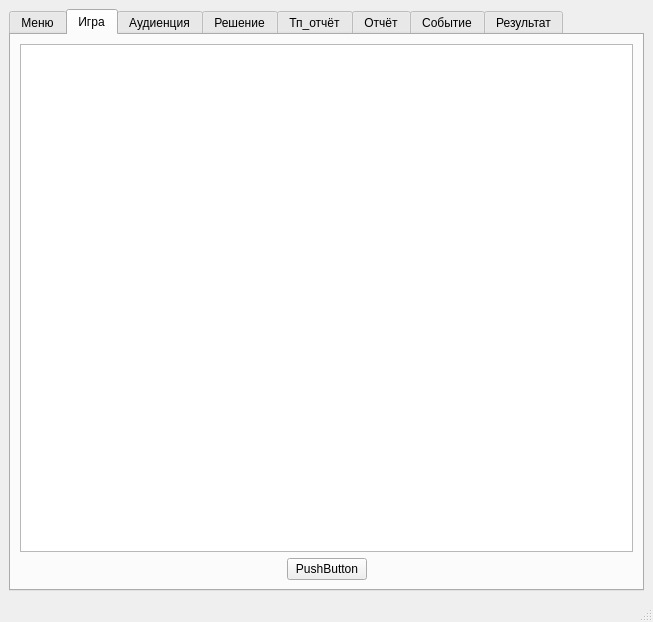
<?xml version="1.0" encoding="UTF-8"?>
<ui version="4.0">
 <class>MainWindow</class>
 <widget class="QMainWindow" name="MainWindow">
  <property name="geometry">
   <rect>
    <x>0</x>
    <y>0</y>
    <width>653</width>
    <height>622</height>
   </rect>
  </property>
  <property name="windowTitle">
   <string>MainWindow</string>
  </property>
  <widget class="QWidget" name="centralwidget">
   <layout class="QGridLayout" name="gridLayout_3">
    <item row="0" column="0">
     <widget class="QTabWidget" name="tabWidget">
      <property name="currentIndex">
       <number>1</number>
      </property>
      <widget class="QWidget" name="tab">
       <attribute name="title">
        <string>Меню</string>
       </attribute>
       <layout class="QGridLayout" name="gridLayout">
        <item row="2" column="2">
         <spacer name="horizontalSpacer_2">
          <property name="orientation">
           <enum>Qt::Horizontal</enum>
          </property>
          <property name="sizeHint" stdset="0">
           <size>
            <width>40</width>
            <height>20</height>
           </size>
          </property>
         </spacer>
        </item>
        <item row="2" column="0">
         <spacer name="horizontalSpacer">
          <property name="orientation">
           <enum>Qt::Horizontal</enum>
          </property>
          <property name="sizeHint" stdset="0">
           <size>
            <width>40</width>
            <height>20</height>
           </size>
          </property>
         </spacer>
        </item>
        <item row="1" column="1">
         <widget class="QPushButton" name="pushButton">
          <property name="text">
           <string>Новая игра</string>
          </property>
         </widget>
        </item>
        <item row="5" column="1">
         <spacer name="verticalSpacer">
          <property name="orientation">
           <enum>Qt::Vertical</enum>
          </property>
          <property name="sizeHint" stdset="0">
           <size>
            <width>20</width>
            <height>40</height>
           </size>
          </property>
         </spacer>
        </item>
        <item row="3" column="1">
         <widget class="QPushButton" name="pushButton_3">
          <property name="text">
           <string>Правила</string>
          </property>
         </widget>
        </item>
        <item row="2" column="1">
         <widget class="QPushButton" name="pushButton_2">
          <property name="text">
           <string> Загрузить</string>
          </property>
         </widget>
        </item>
        <item row="4" column="1">
         <widget class="QPushButton" name="pushButton_4">
          <property name="text">
           <string>Выйти</string>
          </property>
         </widget>
        </item>
        <item row="0" column="1">
         <spacer name="verticalSpacer_2">
          <property name="orientation">
           <enum>Qt::Vertical</enum>
          </property>
          <property name="sizeHint" stdset="0">
           <size>
            <width>20</width>
            <height>40</height>
           </size>
          </property>
         </spacer>
        </item>
       </layout>
      </widget>
      <widget class="QWidget" name="tab_2">
       <attribute name="title">
        <string>Игра</string>
       </attribute>
       <layout class="QGridLayout" name="gridLayout_2">
        <item row="1" column="0">
         <spacer name="horizontalSpacer_3">
          <property name="orientation">
           <enum>Qt::Horizontal</enum>
          </property>
          <property name="sizeHint" stdset="0">
           <size>
            <width>40</width>
            <height>20</height>
           </size>
          </property>
         </spacer>
        </item>
        <item row="1" column="1">
         <widget class="QPushButton" name="pushButton_5">
          <property name="text">
           <string>PushButton</string>
          </property>
         </widget>
        </item>
        <item row="1" column="2">
         <spacer name="horizontalSpacer_4">
          <property name="orientation">
           <enum>Qt::Horizontal</enum>
          </property>
          <property name="sizeHint" stdset="0">
           <size>
            <width>40</width>
            <height>20</height>
           </size>
          </property>
         </spacer>
        </item>
        <item row="0" column="0" colspan="3">
         <widget class="QTextBrowser" name="textBrowser"/>
        </item>
       </layout>
      </widget>
      <widget class="QWidget" name="tab_3">
       <attribute name="title">
        <string>Аудиенция</string>
       </attribute>
      </widget>
      <widget class="QWidget" name="tab_4">
       <attribute name="title">
        <string>Решение</string>
       </attribute>
      </widget>
      <widget class="QWidget" name="tab_5">
       <attribute name="title">
        <string>Тп_отчёт</string>
       </attribute>
      </widget>
      <widget class="QWidget" name="tab_6">
       <attribute name="title">
        <string>Отчёт</string>
       </attribute>
      </widget>
      <widget class="QWidget" name="tab_7">
       <attribute name="title">
        <string>Событие</string>
       </attribute>
      </widget>
      <widget class="QWidget" name="tab_8">
       <attribute name="title">
        <string>Результат</string>
       </attribute>
      </widget>
     </widget>
    </item>
   </layout>
  </widget>
  <widget class="QMenuBar" name="menubar">
   <property name="geometry">
    <rect>
     <x>0</x>
     <y>0</y>
     <width>653</width>
     <height>21</height>
    </rect>
   </property>
  </widget>
  <widget class="QStatusBar" name="statusbar"/>
 </widget>
 <resources/>
 <connections/>
</ui>
